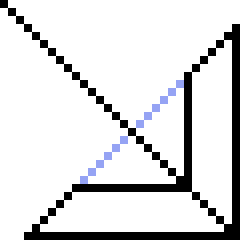
#> input picture img.png, 30 x 30 px (shown 8 times larger)
$ python reflection.py
#> lines starting #> are read from the running program, lines starting #| are printed output that depends on the picture
import numpy as np
from PIL import Image
import matplotlib.pyplot as plt

np.set_printoptions(threshold=10000000000)
image=Image.open("img.png")
#> image is the input picture: PIL image 30x30 RGB; mean R, G, B 219.6, 219.8, 220.9
image=image.convert('RGB')
img= np.array(image)
fig, axes = plt.subplots(ncols=2, nrows=1, constrained_layout=True)
axes.flat[0].set(title="original",xlim=(-50,50),ylim=50)
axes.flat[1].set(title="transformed",xlim=(-50,50),ylim=50)
axes.flat[0].invert_yaxis()
axes.flat[1].invert_yaxis()
x = image.size[0]
#> x = 30
y = image.size[1]
#> y = 30

for i in range(x):
    for j in range(y):
        r = hex(image.getpixel((i, j))[0])[2:]
        b = hex(image.getpixel((i, j))[1])[2:]
        g = hex(image.getpixel((i, j))[2])[2:]
        point = np.array([i,j])
        trans=np.array([[-1,0],[0,1]])
        prime=np.matmul(point,trans)
        if len(r) == 1:
            r = '0' + r
        if len(b) == 1:
            b = '0' + b
        if len(g) == 1:
            g = '0' + g
        col = '#' + r + b + g
        axes.flat[1].scatter(prime[0],prime[1],c=col)
        axes.flat[0].scatter(i,j,c=col)
plt.show()
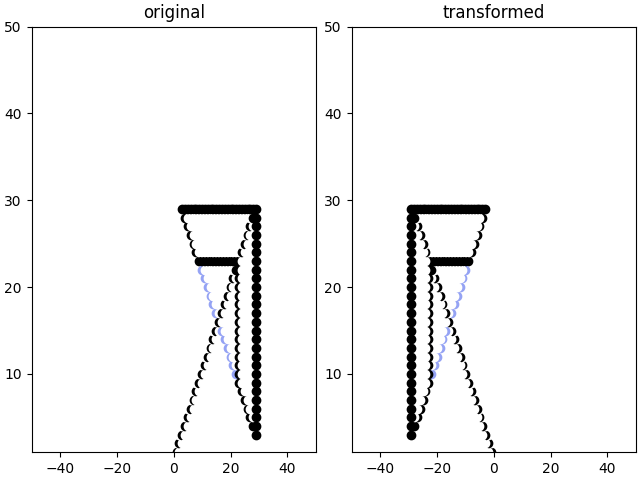
#> figure drawn by matplotlib, 2 panels
